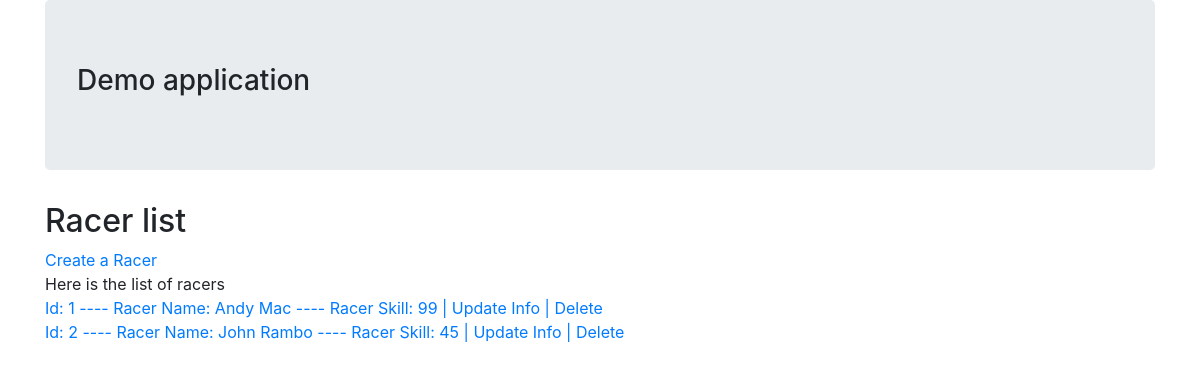
/racer_list_generic, run on an earlier commit of the app's database.
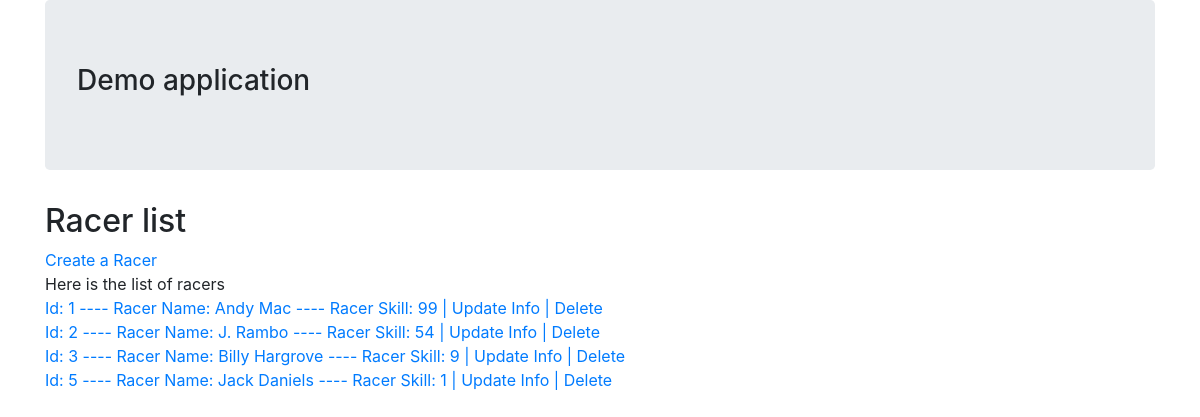
And on a later commit of the database.
### demo_app/models.py (models this page shows, shortened)
class Racer(models.Model):
    name = models.CharField(max_length=200)
    skill = models.CharField(max_length=200)

### demo_app/views.py (the view)
# urls.py: path('racer_list_generic', views.RacerListView.as_view(), name='racer_list2'),
class RacerListView(generic.ListView):
    queryset = models.Racer.objects.all()
    template_name = 'racer_list_generic.html'
    context_object_name = 'racers2'

### demo_app/templates/racer_list_generic.html (shortened to what this page needs)
{% extends 'base.html' %}
{% block content %}
<h2>Racer list</h2>
<div>
    <a href="{% url 'racer_create' %}">Create a Racer</a>
</div>
<div>Here is the list of racers</div>
    {% for r in racers2 %}
        <div>
            <a href="{% url 'racer_detail' r.id %}">
                Id: {{r.id}} ---- Racer Name: {{r.name}} ---- Racer Skill: {{r.skill}}
            </a>
            <a href="{% url 'racer_update' r.id %}">| Update Info </a>
            <a href="{% url 'racer_delete' r.id %}">| Delete</a>
        </div>
    {% endfor %}
{% endblock %}

What changed in the data, as far as the page shows it:
changed Racer id 2: name "John Rambo" → "J. Rambo"; skill "45" → "54"
added Racer: id "3", name "Billy Hargrove", skill "9"
added Racer: id "5", name "Jack Daniels", skill "1"
